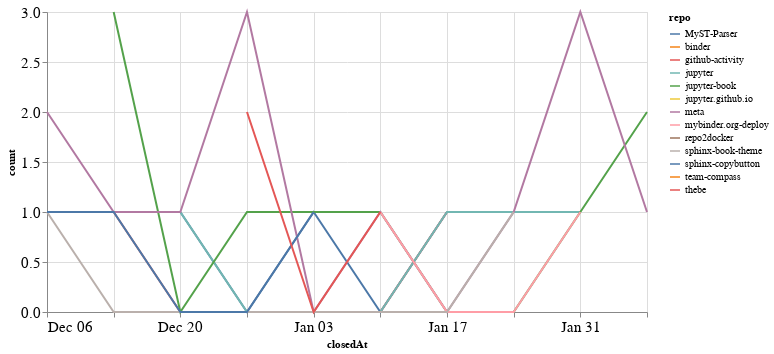

The code cell stored with this chart in its notebook:
### Code cell
closed_by_time = closed_by.groupby('repo').resample('W', on='closedAt').count()['author'].reset_index()
closed_by_time = closed_by_time.rename(columns={'author': 'count'})

alt.Chart(closed_by_time, width=600).mark_line().encode(
    x='closedAt',
    y='count',
    color='repo',
    tooltip="repo"
)

### Figure 1 — Vega-Lite specification as saved in the notebook (floating-point values rounded to 4 significant figures)
{"config": {"axisLeft": {"labelFontSize": 15}, "axisBottom": {"labelFontSize": 15}}, "data": {"name": "data-b60ac5552be19ef6348b9e1e715df6b3"}, "mark": "line", "encoding": {"color": {"type": "nominal", "field": "repo"}, "tooltip": {"type": "nominal", "field": "repo"}, "x": {"type": "temporal", "field": "closedAt"}, "y": {"type": "quantitative", "field": "count"}}, "width": 600, "$schema": "https://vega.github.io/schema/vega-lite/v4.8.1.json", "datasets": {"data-b60ac5552be19ef6348b9e1e715df6b3": [{"repo": "MyST-Parser", "closedAt": "2020-12-20T00:00:00", "count": 1}, {"repo": "MyST-Parser", "closedAt": "2020-12-27T00:00:00", "count": 0}, {"repo": "MyST-Parser", "closedAt": "2021-01-03T00:00:00", "count": 1}, {"repo": "MyST-Parser", "closedAt": "2021-01-10T00:00:00", "count": 0}, {"repo": "MyST-Parser", "closedAt": "2021-01-17T00:00:00", "count": 1}, {"repo": "binder", "closedAt": "2021-01-31T00:00:00", "count": 1}, {"repo": "github-activity", "closedAt": "2020-12-13T00:00:00", "count": 1}, {"repo": "github-activity", "closedAt": "2020-12-20T00:00:00", "count": 0}, {"repo": "github-activity", "closedAt": "2020-12-27T00:00:00", "count": 0}, {"repo": "github-activity", "closedAt": "2021-01-03T00:00:00", "count": 0}, {"repo": "github-activity", "closedAt": "2021-01-10T00:00:00", "count": 0}, {"repo": "github-activity", "closedAt": "2021-01-17T00:00:00", "count": 1}, {"repo": "jupyter", "closedAt": "2020-12-20T00:00:00", "count": 1}, {"repo": "jupyter", "closedAt": "2020-12-27T00:00:00", "count": 0}, {"repo": "jupyter", "closedAt": "2021-01-03T00:00:00", "count": 0}, {"repo": "jupyter", "closedAt": "2021-01-10T00:00:00", "count": 0}, {"repo": "jupyter", "closedAt": "2021-01-17T00:00:00", "count": 1}, {"repo": "jupyter", "closedAt": "2021-01-24T00:00:00", "count": 1}, {"repo": "jupyter", "closedAt": "2021-01-31T00:00:00", "count": 1}, {"repo": "jupyter-book", "closedAt": "2020-12-13T00:00:00", "count": 3}, {"repo": "jupyter-book", "closedAt": "2020-12-20T00:00:00", "count": 0}, {"repo": "jupyter-book", "closedAt": "2020-12-27T00:00:00", "count": 1}, {"repo": "jupyter-book", "closedAt": "2021-01-03T00:00:00", "count": 1}, {"repo": "jupyter-book", "closedAt": "2021-01-10T00:00:00", "count": 1}, {"repo": "jupyter-book", "closedAt": "2021-01-17T00:00:00", "count": 0}, {"repo": "jupyter-book", "closedAt": "2021-01-24T00:00:00", "count": 0}, {"repo": "jupyter-book", "closedAt": "2021-01-31T00:00:00", "count": 1}, {"repo": "jupyter-book", "closedAt": "2021-02-07T00:00:00", "count": 2}, {"repo": "jupyter.github.io", "closedAt": "2021-02-07T00:00:00", "count": 1}, {"repo": "meta", "closedAt": "2020-12-06T00:00:00", "count": 2}, {"repo": "meta", "closedAt": "2020-12-13T00:00:00", "count": 1}, {"repo": "meta", "closedAt": "2020-12-20T00:00:00", "count": 1}, {"repo": "meta", "closedAt": "2020-12-27T00:00:00", "count": 3}, {"repo": "meta", "closedAt": "2021-01-03T00:00:00", "count": 0}, {"repo": "meta", "closedAt": "2021-01-10T00:00:00", "count": 1}, {"repo": "meta", "closedAt": "2021-01-17T00:00:00", "count": 0}, {"repo": "meta", "closedAt": "2021-01-24T00:00:00", "count": 1}, {"repo": "meta", "closedAt": "2021-01-31T00:00:00", "count": 3}, {"repo": "meta", "closedAt": "2021-02-07T00:00:00", "count": 1}, {"repo": "mybinder.org-deploy", "closedAt": "2021-01-10T00:00:00", "count": 1}, {"repo": "mybinder.org-deploy", "closedAt": "2021-01-17T00:00:00", "count": 0}, {"repo": "mybinder.org-deploy", "closedAt": "2021-01-24T00:00:00", "count": 0}, {"repo": "mybinder.org-deploy", "closedAt": "2021-01-31T00:00:00", "count": 1}, {"repo": "repo2docker", "closedAt": "2021-01-24T00:00:00", "count": 1}, {"repo": "sphinx-book-theme", "closedAt": "2020-12-06T00:00:00", "count": 1}, {"repo": "sphinx-book-theme", "closedAt": "2020-12-13T00:00:00", "count": 0}, {"repo": "sphinx-book-theme", "closedAt": "2020-12-20T00:00:00", "count": 0}, {"repo": "sphinx-book-theme", "closedAt": "2020-12-27T00:00:00", "count": 0}, {"repo": "sphinx-book-theme", "closedAt": "2021-01-03T00:00:00", "count": 0}, {"repo": "sphinx-book-theme", "closedAt": "2021-01-10T00:00:00", "count": 0}, {"repo": "sphinx-book-theme", "closedAt": "2021-01-17T00:00:00", "count": 0}, {"repo": "sphinx-book-theme", "closedAt": "2021-01-24T00:00:00", "count": 1}, {"repo": "sphinx-copybutton", "closedAt": "2020-12-06T00:00:00", "count": 1}, {"repo": "sphinx-copybutton", "closedAt": "2020-12-13T00:00:00", "count": 1}, {"repo": "sphinx-copybutton", "closedAt": "2020-12-20T00:00:00", "count": 0}, {"repo": "sphinx-copybutton", "closedAt": "2020-12-27T00:00:00", "count": 0}, {"repo": "sphinx-copybutton", "closedAt": "2021-01-03T00:00:00", "count": 1}, {"repo": "team-compass", "closedAt": "2020-12-20T00:00:00", "count": 1}, {"repo": "thebe", "closedAt": "2020-12-27T00:00:00", "count": 2}, {"repo": "thebe", "closedAt": "2021-01-03T00:00:00", "count": 0}, {"repo": "thebe", "closedAt": "2021-01-10T00:00:00", "count": 1}]}}
